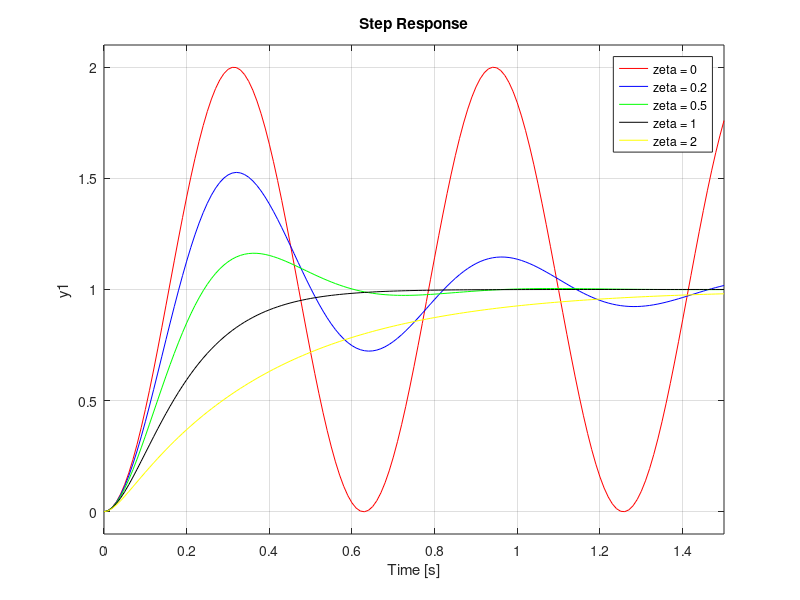

Write the MATLAB code that produced this figure.
%%%%%%%%%%%%%%%%%%%%%%%%%%%%%%%%%%%%%%%%%%%%%
%% 《控制之美-卷一(第二版)》 代码
%% 作者：王天威
%% 清华大学出版社
%% 程序名称：5-1_2nd_Order_Step_Response.m
%% 程序功能：二阶系统单位阶跃响应，ζ效应
%%%%%%%%%%%%%%%%%%%%%%%%%%%%%%%%%%%%%%%%%%%%%
%% 程序初始化，清空工作空间，缓存，
clear all;
close all;
clc;
% 读取Octave控制和信号数据库（注：如使用Matlab，可删除或注释掉本行代码）
pkg load control

%% 定义不同zeta
zeta = [0, 0.2, 0.5, 1, 2];
%% 定义固有频率
w_n = 10;
%% 设置仿真时间
t = 0:0.01:1.5;
%% 设置显示颜色
colorcode = ['r', 'b', 'g', 'k', 'y'];
%% 运行系统在不同zeta下的表现并绘图
for i =1:length(zeta)
  hold on;
  G = tf([w_n^2],[1,2*w_n*zeta(i),w_n^2]);
  step(G,t,colorcode(i));
end
legend ('zeta = 0', 'zeta = 0.2',
'zeta = 0.5','zeta = 1','zeta = 2');
